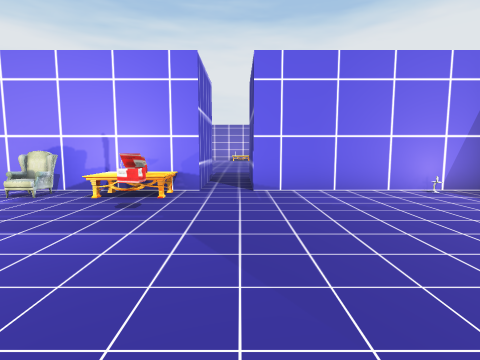
View 1 (above)

24 first-person views from a walk through a scene from a Unity 3-D project. The camera is 1.5 m above the floor, tilts 6° down and sees 80° across. The floor is counted in squares, 2 m on a side. Each view is taken from the middle of a square. On the plan, view 1 faces up. The plan holds only what a view shows up to about 10 squares ahead; the rest is blank. The place goes on beyond the plan. The player character is not drawn. Door leaves are left out, so doorways stand open.

View 2
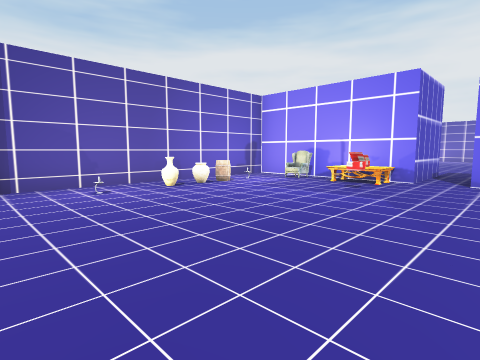

View 3
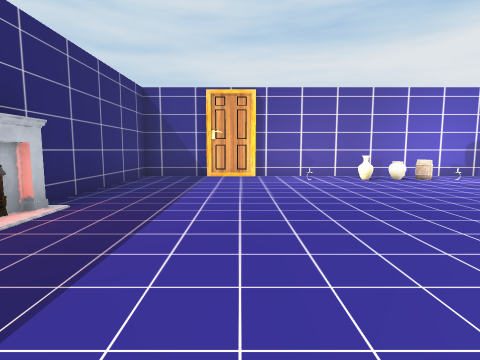

View 4
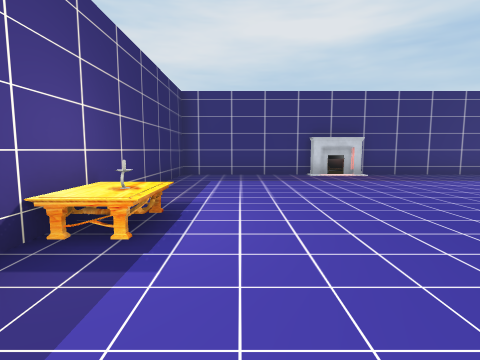

View 5
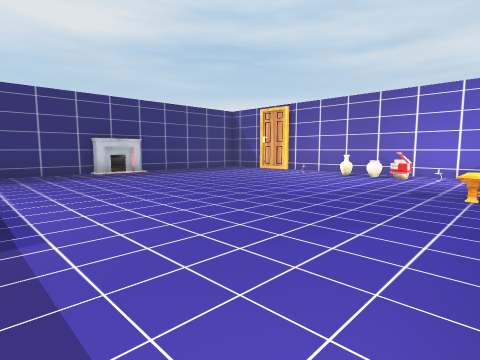

View 6
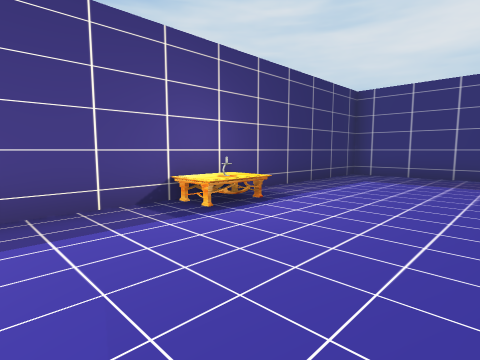

View 7
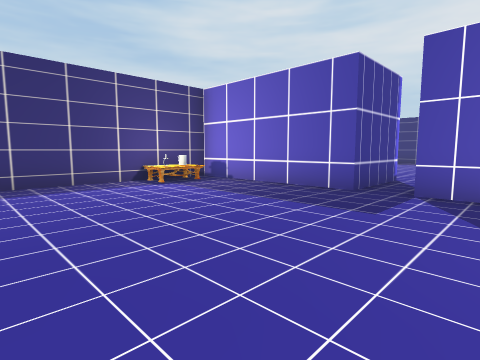

View 8
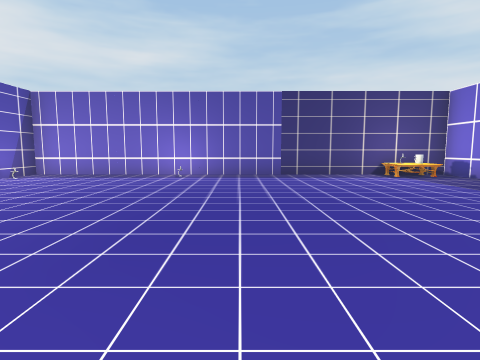

View 9
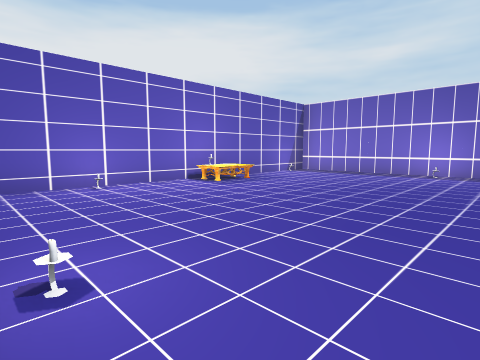

View 10
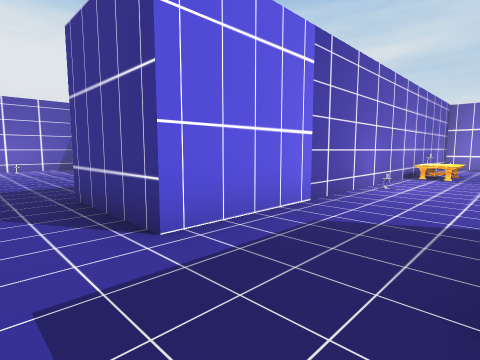

View 11
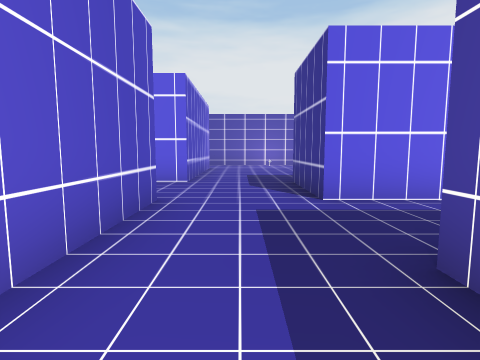

View 12
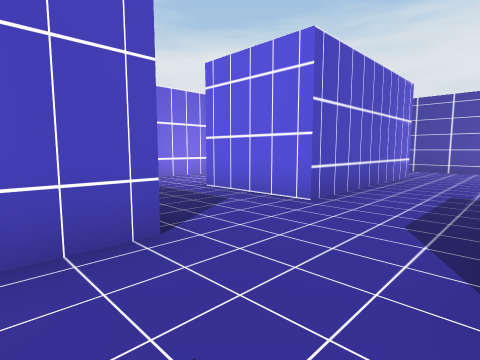

View 13
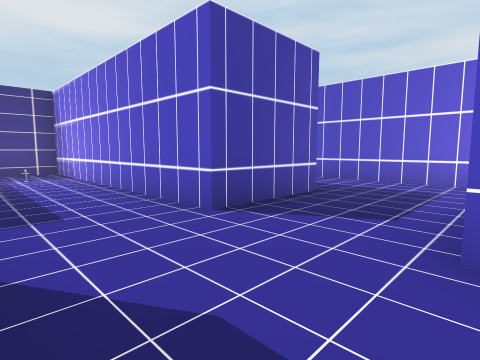

View 14
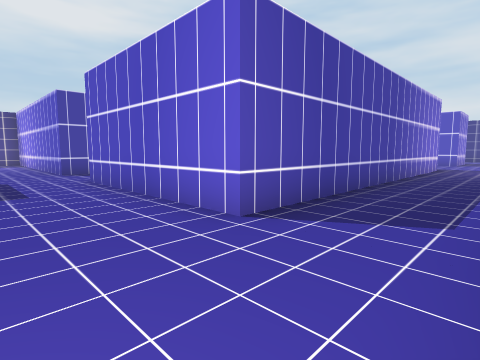

View 15
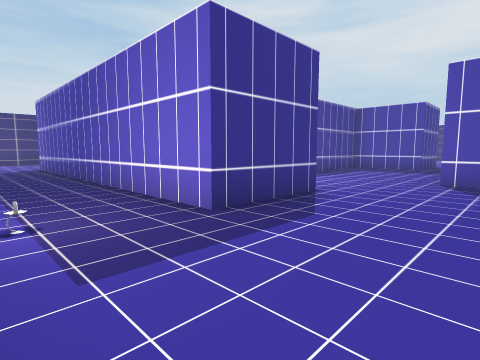

View 16
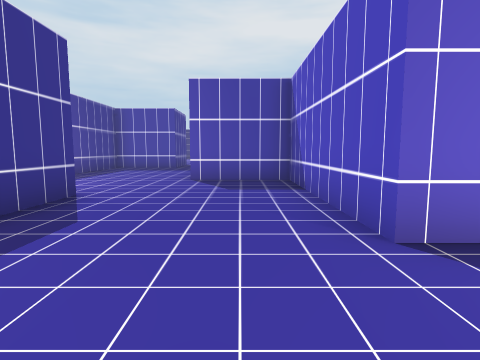

View 17
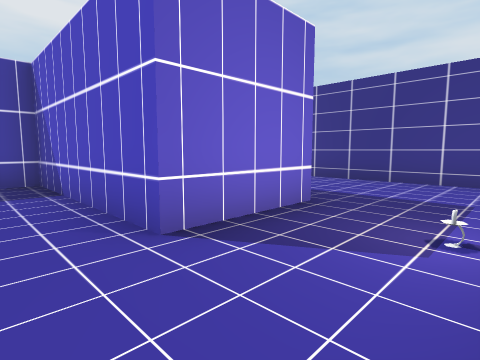

View 18
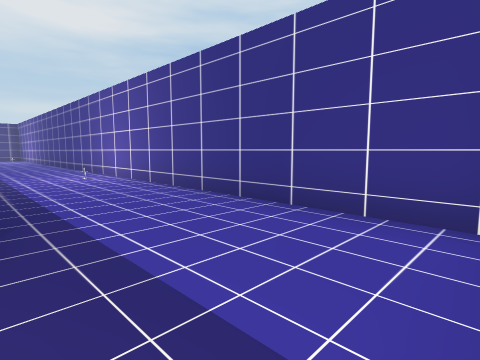

View 19
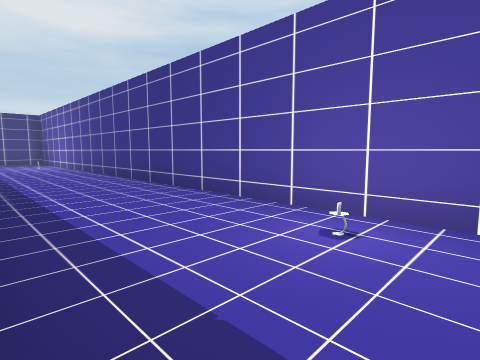

View 20
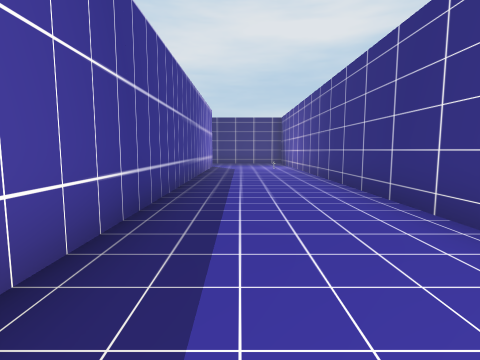

View 21
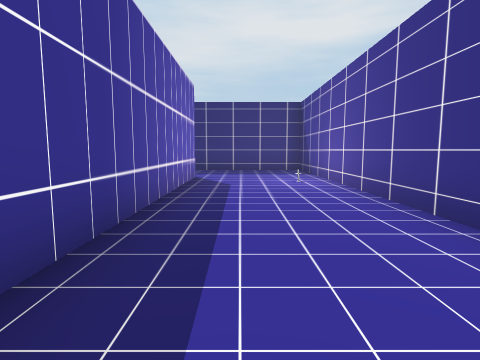

View 22
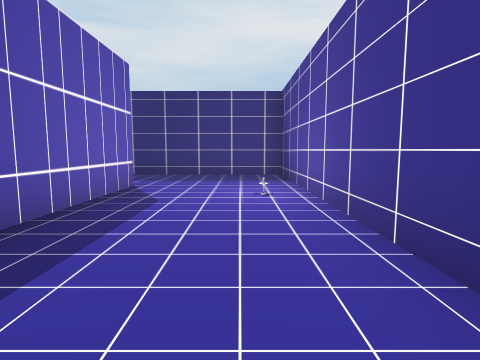

View 23
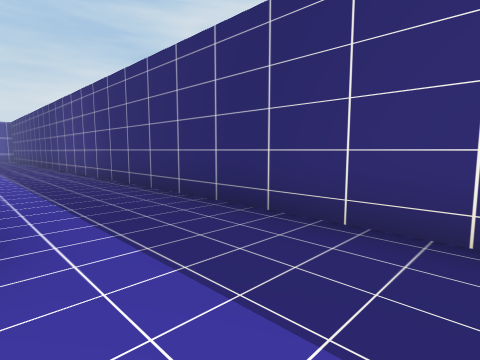

View 24
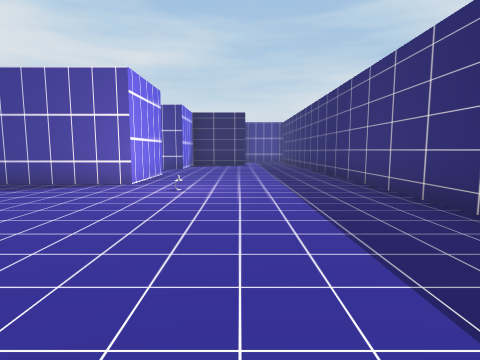

### Floor plan
Points are (right, up) in squares from view 1. A wall is a line through its corners. A room is listed if a view was taken in it or the views show most of it. See-through windows are left out.
Room 1 (views 1, 2, 3, 4, 5, 6)
walls: (-0.7, 5.3) (-1.5, 5.3); (-3.6, 5.3) (-5.2, 5.3) (-5.2, -4.7) (4.7, -4.7) (4.7, 3.8); (4.5, 5.3) (0.2, 5.3)
ways out: open door at (-0.5, 5) to room 2; gap at (-5, 3)
objects: vase (-4, 1); vase (-4, 2); armchair (-3, 5); other object (-2, 4); table (-2, 5); ammo (-1, 4); fireplace (0, -5); other object (3, 1); table (4, 1)
Room 2 (views 7, 8, 9, 10, 11, 12, 13, 14, 15, 16, 17, 18, 19, 20, 21, 22, 23, 24)
walls: (-12.9, 20.3) (-10.2, 20.3) (-10.2, 12.8) (-8.9, 12.8); (-17.8, 19.9) (-17.8, 21); (-15.2, 10.4) (-17.8, 10.4) (-17.8, 13.2); (-15.3, 24.8) (-15.3, 18.8); (-20.3, 25.1) (-20.3, 27.8) (-10.2, 27.8) (-10.2, 22.8) (-12.8, 22.8); (-26.8, 8) (-26.8, 19.6); (-7, 30.3) (-11, 30.3); (-26.9, 27.8) (-24.3, 27.8) (-24.3, 22.8) (-21.8, 22.8); (-1.6, 7.7) (-0.7, 7.7) (-0.7, 5.3); (0.2, 5.3) (0.2, 7.7) (4.7, 7.7) (4.7, 20.2) (-7.7, 20.2) (-7.7, 22.8); (-30.3, 29.8) (-30.3, 5.2) (-14, 5.2)
ways out: open door at (-0.5, 5) to room 1
objects: other object (-1, 20); table (0, 20); other object (3, 9); table (4, 9); other object (4, 10)

Positions as (right, up) in squares from view 1, and headings:
1: (0, 0), facing up
2: (1, -2), facing up-left
3: (3, -2), facing left
4: (3, 4), facing down
5: (4, 5), facing down-left
6: (1, 4), facing down-right
7: (-2, 13), facing down-right
8: (-4, 14), facing right
9: (-5, 14), facing up-right
10: (-9, 18), facing up-right
11: (-9, 16), facing up
12: (-8, 19), facing up-left
13: (-8, 23), facing down-left
14: (-8, 30), facing down-left
15: (-23, 30), facing down-right
16: (-23, 30), facing down
17: (-23, 30), facing down-left
18: (-27, 30), facing down-left
19: (-27, 23), facing down-left
20: (-28, 21), facing down
21: (-28, 16), facing down
22: (-29, 14), facing down
23: (-29, 8), facing down-right
24: (-24, 8), facing right
